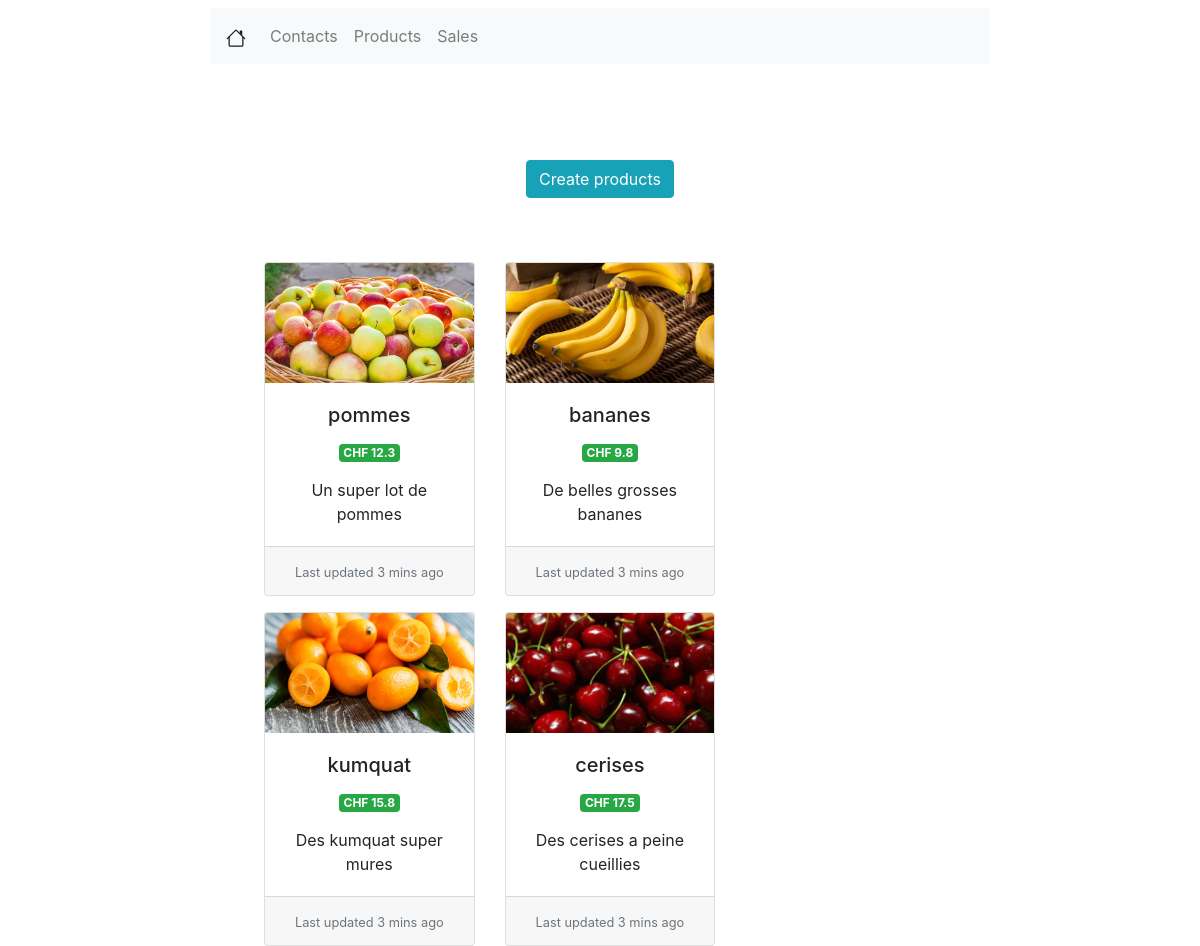
The app's page /products/, older data.
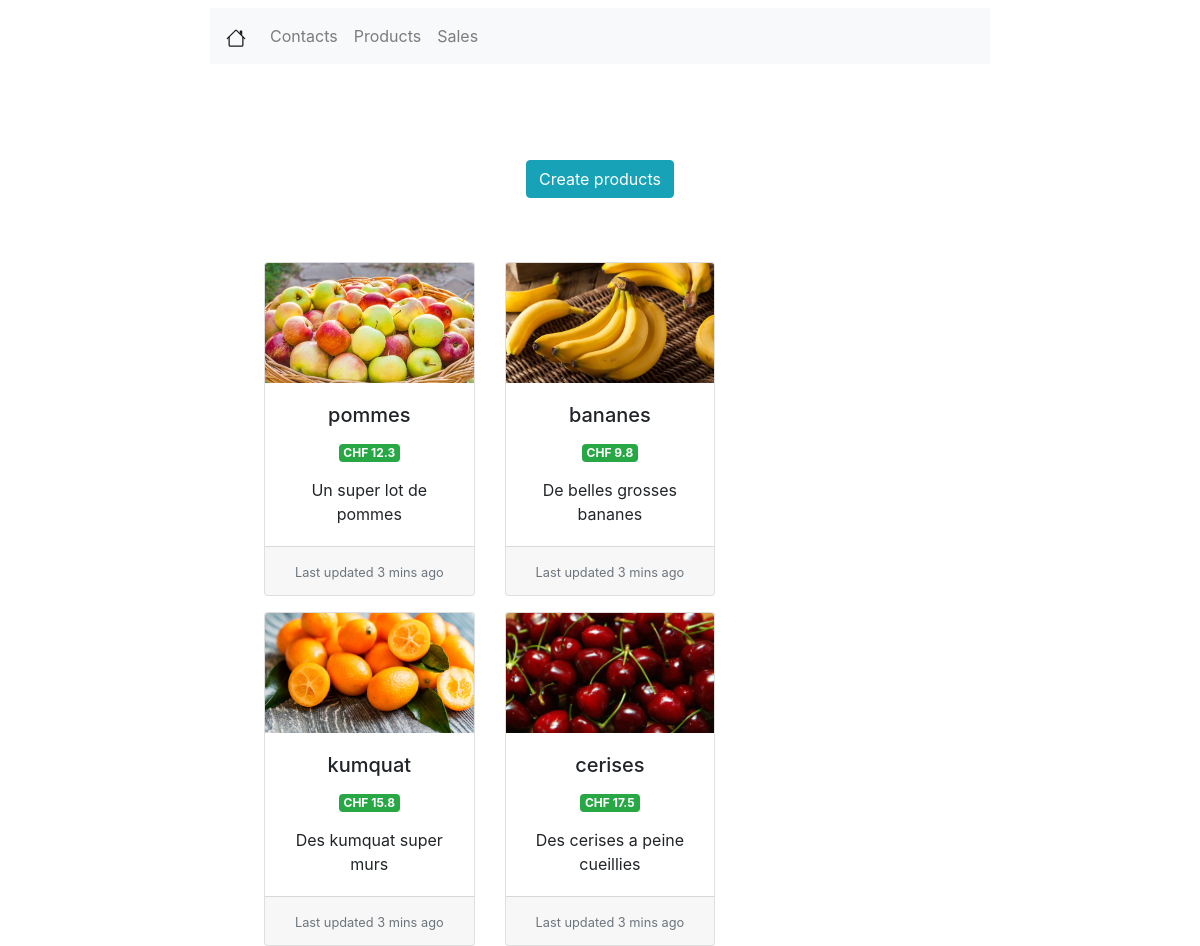
The same page, newer data.
### products/models.py (models this page shows)
class Product(models.Model):
    name = models.CharField(verbose_name="Nom du produit", max_length=50)
    price = models.FloatField(verbose_name="Prix du produit")
    description = models.TextField(verbose_name="Description du produit", null=True)
    picture = models.ImageField(verbose_name="Illustrations", upload_to='products', null=True)
    categ_id = models.ForeignKey(ProductCategory, on_delete=models.CASCADE, null=True)
    tax_ids = models.ManyToManyField("tax.AccountTax")

### products/views.py (the view)
# urls.py: path('', views.IndexView.as_view(), name='contacts'),
class IndexView(generic.ListView):
    template_name = 'product/products_listview.html'
    context_object_name = 'products_list'
    def get_queryset(self):
        return Product.objects.all()

### products/templates/product/products_listview.html
{% extends 'viewlist/viewlist.html' %}
{% load static %}
{% block viewlist %}
    <div class="row mx-auto mt-5 justify-content-center">
        <div class="row mx-auto mt-5 justify-content-center">
            <form class="form-inline">
                <a class="btn btn-info" href="#" role="button">Create products</a>
            </form>
        </div>
    </div>
    <div class="row mx-auto mt-5 justify-content-center">
        {% if products_list %}
            <div class="card-deck" style="width: 60%">
                {% for product in products_list %}
                    <div class="card text-center mt-3" style="min-width: 30%; max-width: 30%">
                        <a href="#">
                            <img src="{% static product.picture %}" class="card-img-top" alt="..."
                                 style="width: 100%; height: 10vw;
                                 object-fit: cover;">
                        </a>
                        <div class="card-body">
                            <h5 class="card-title">{{ product.name }}</h5>
                            <p class="badge badge-success">CHF {{ product.price }}</p>
                            <p class="card-text">{{ product.description }}</p>
                        </div>
                        <div class="card-footer">
                            <small class="text-muted">Last updated 3 mins ago</small>
                        </div>
                    </div>
                {% endfor %}
            </div>
        {% else %}
            <p>No products are available.</p>
        {% endif %}
    </div>
{% endblock %}

### viewlist/templates/viewlist/viewlist.html (shortened to what this page needs)
{% extends 'index/index.html' %}
{% block content %}
    <nav class="navbar navbar-expand-lg navbar-light bg-light mt-2 col-md-8 offset-md-2">
        <a class="navbar-brand" href="{% url 'home' %}">
        </a>
        <div class="collapse navbar-collapse" id="navbarNav">
            <ul class="navbar-nav">
                <li class="nav-item">
                    <a class="nav-link" href="{% url 'contacts' %}">Contacts</a>
                </li>
                <li class="nav-item">
                    <a class="nav-link" href="{% url 'products' %}">Products</a>
                </li>
                <li class="nav-item">
                    <a class="nav-link" href="{% url 'sales' %}">Sales</a>
                </li>
            </ul>
        </div>
    </nav>
    {% block viewlist %}
    {% endblock %}
{% endblock %}

### index/templates/index/index.html (shortened to what this page needs)
<!doctype html>
<html lang="en">
  <head>
    <link rel="stylesheet" href="https://cdn.jsdelivr.net/npm/bootstrap@4.5.3/dist/css/bootstrap.min.css">
  </head>
    <body>
        <div class="container-fluid">
            {% block content %}
            {% endblock %}
        </div>
    </body>
</html>

Row changes from the older to the newer data that the page shows:
changed Product "kumquat": description "Des kumquat super mures" → "Des kumquat super murs"
